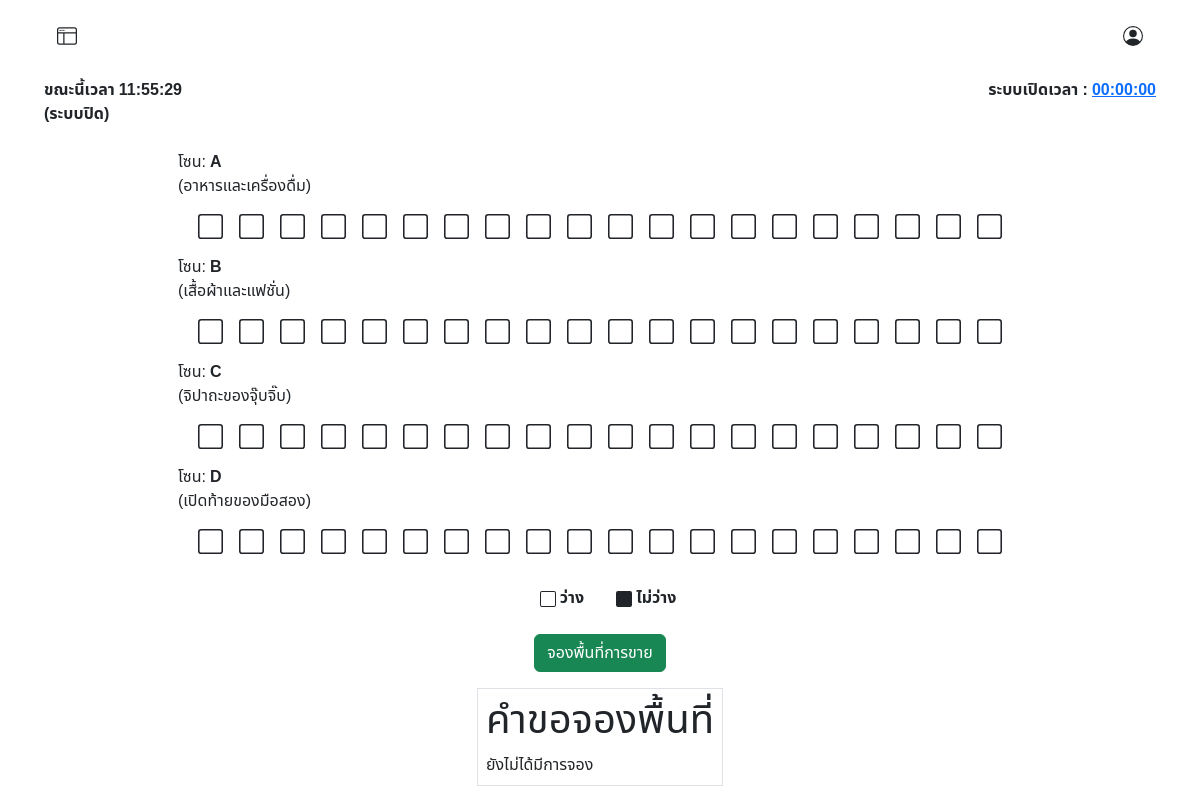
The app's page /user/index.php (signed in), older data.
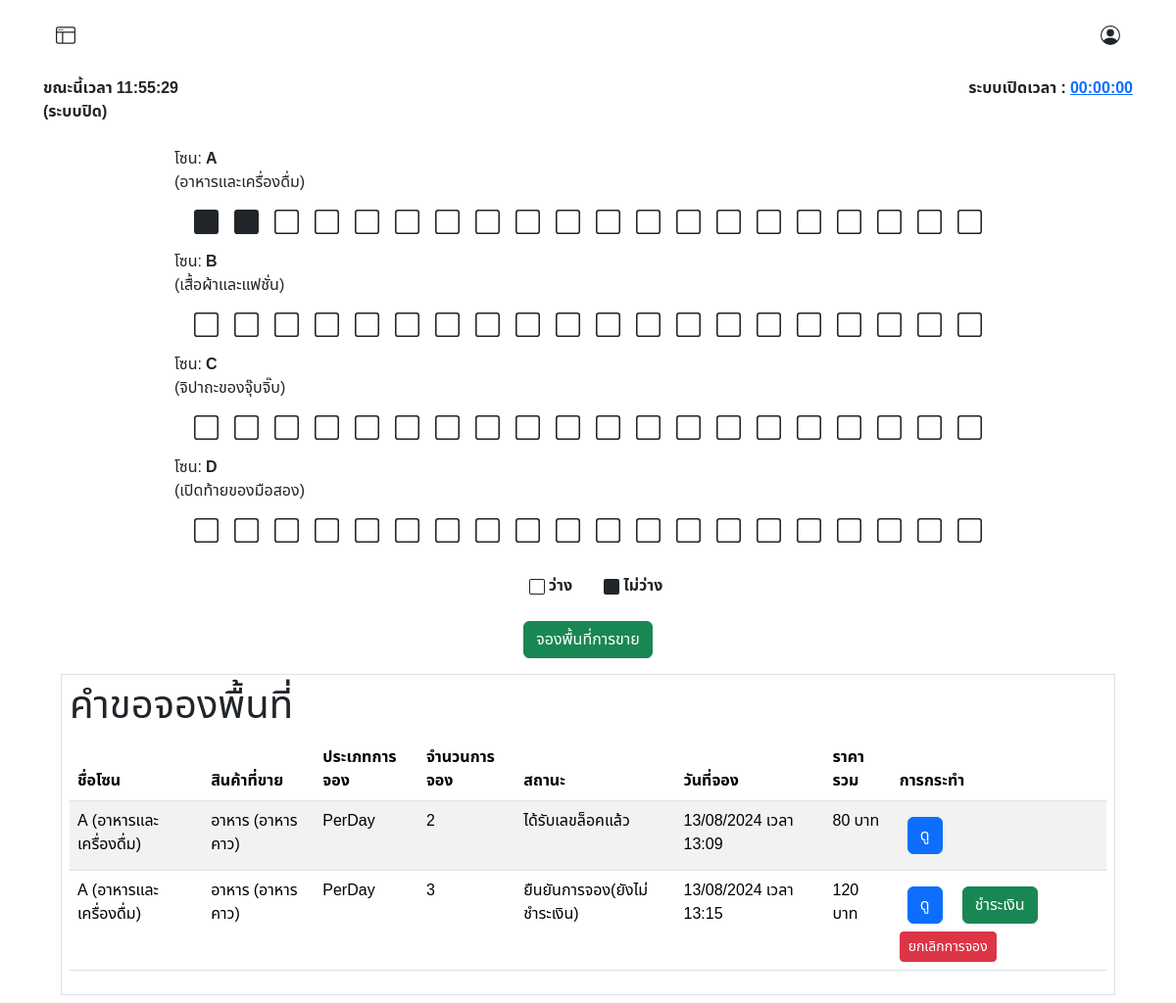
The same page, newer data.
### tables this page shows
CREATE TABLE `zone_detail` (
  `zone_id` int(3) UNSIGNED ZEROFILL NOT NULL COMMENT 'รหัสโซน',
  `zone_name` varchar(50) NOT NULL COMMENT 'ชื่อโซน',
  `zone_detail` varchar(45) NOT NULL,
  `pricePerDate` float DEFAULT NULL COMMENT 'ราคาต่อวัน',
  `pricePerMonth` float DEFAULT NULL COMMENT 'ราคาต่อเดือน'
);

CREATE TABLE `locks` (
  `id_locks` int(11) NOT NULL COMMENT 'ไอดีล็อค',
  `lock_name` varchar(10) NOT NULL COMMENT 'ชื่อเลขล็อต',
  `zone_id` int(3) UNSIGNED ZEROFILL DEFAULT NULL COMMENT 'รหัสประเภทโซน',
  `booking_id` int(10) UNSIGNED ZEROFILL DEFAULT NULL COMMENT 'รหัสการจอง',
  `available` int(3) DEFAULT NULL COMMENT 'สถานะ ว่าง หรือ จองแล้ว '
);

CREATE TABLE `booking` (
  `booking_id` int(10) UNSIGNED ZEROFILL NOT NULL COMMENT 'รหัสการจอง',
  `member_id` int(6) UNSIGNED ZEROFILL DEFAULT NULL COMMENT 'รหัสลูกค้า',
  `booking_status` int(3) UNSIGNED DEFAULT NULL COMMENT 'สถานะการจอง',
  `booking_type` varchar(20) NOT NULL COMMENT 'รายวัน, รายเดือน',
  `zone_id` int(3) UNSIGNED ZEROFILL DEFAULT NULL COMMENT 'รหัสประเภทโซน',
  `booking_amount` int(11) NOT NULL COMMENT 'จำนวนล็อคที่จะจอง',
  `total_price` float NOT NULL COMMENT 'ราคารวม',
  `product_type` int(11) DEFAULT NULL COMMENT 'ประเภทสินค้า',
  `sub_product_type` int(11) NOT NULL,
  `slip_img` varchar(45) DEFAULT NULL,
  `book_lock_number` varchar(45) DEFAULT NULL,
  `booking_date` timestamp NOT NULL DEFAULT current_timestamp() ON UPDATE current_timestamp() COMMENT 'วันเวลาที่จอง',
  `expiration_date` datetime DEFAULT NULL
);

CREATE TABLE `category` (
  `id_category` int(11) NOT NULL,
  `cat_name` varchar(45) NOT NULL
);

CREATE TABLE `sub_category` (
  `idsub_category` int(11) NOT NULL,
  `id_category` int(11) DEFAULT NULL,
  `sub_cat_name` varchar(45) NOT NULL
);

CREATE TABLE `booking_status` (
  `id` int(3) UNSIGNED NOT NULL COMMENT 'รหัสสถานะการจอง',
  `status` varchar(50) NOT NULL COMMENT 'สถานะ'
);

### user/index.php (the view, shortened to what this page needs)
<?php
require("../condb.php");
$user_id = $_SESSION["user_id"];
?>
<!DOCTYPE html>
<html lang="en">
<head>
    <link href="https://cdn.jsdelivr.net/npm/bootstrap@5.3.3/dist/css/bootstrap.min.css" rel="stylesheet">
    <link rel="stylesheet" href="../asset/css/font.css">
</head>
<body>
    <?php
    include('./user_nav.php');
    ?>
    <div class="container mt-4">
        <div class="container ">
            <div class="row d-flex justify-content-center align-item-center">
                <div class="col-12 d-flex flex-wrap justify-content-center align-item-center">
                    <?php
                    $sql = "SELECT * FROM zone_detail ORDER BY zone_name";
                    if ($result = $conn->query($sql)) {
                        if ($result->num_rows > 0) {
                            while ($row = $result->fetch_assoc()) {
                                echo '
                                    <div class="">
                                       <div class="row ">
                                            <div class="col">
                                                <div class="d-flex justify-content-start">
                                                        <div class="">
                                                        <p class="zone_detail"
                                                            data-bs-toggle="tooltip"
                                                            data-bs-placement="right"
                                                            title="รายวัน ' . $row["pricePerDate"] . '฿<br>รายเดือน ' . $row["pricePerMonth"] . '฿">
                                                            โซน: <strong>' . $row["zone_name"] . '</strong><br>(' . $row["zone_detail"] . ')
                                                        </p>
                                                        </div>
                                                </div>
                                        </div>
                                    </div>
                                    ';
                                $sql2 = "SELECT * FROM locks WHERE zone_id = " . $row["zone_id"];
                                if ($result2 = $conn->query($sql2)) {
                                    if ($result2->num_rows > 0) {
                                        echo '<div class="d-flex flex-wrap container-md">';
                                        while ($row2 = $result2->fetch_assoc()) {
                                            echo '<div class="mx-2">';
                                            echo '<p>';
                                            if ($row2["available"] == 0) {
                                                echo '
                                                    <svg xmlns="http://www.w3.org/2000/svg" width="25" height="25" fill="currentColor" class="bi bi-square" viewBox="0 0 16 16">
                                                        <path d="M14 1a1 1 0 0 1 1 1v12a1 1 0 0 1-1 1H2a1 1 0 0 1-1-1V2a1 1 0 0 1 1-1zM2 0a2 2 0 0 0-2 2v12a2 2 0 0 0 2 2h12a2 2 0 0 0 2-2V2a2 2 0 0 0-2-2z"/>
                                                    </svg>';
                                            } else if ($row2["available"] == 1) {
                                                echo '
                                                <svg xmlns="http://www.w3.org/2000/svg" width="25" height="25" fill="currentColor" class="bi bi-square-fill" viewBox="0 0 16 16">
                                                    <path d="M0 2a2 2 0 0 1 2-2h12a2 2 0 0 1 2 2v12a2 2 0 0 1-2 2H2a2 2 0 0 1-2-2z"/>
                                                </svg>';
                                            }
                                            echo '</p>';
                                            echo '</div>';
                                        }
                                        echo '</div>';
                                    } else {
                                        echo "<p>ยังไม่มีการสร้างข้อมูลพื้นที่การขาย</p>";
                                    }
                                } else {
                                    echo "<p>Error in nested query: " . $conn->error . "</p>";
                                }
                            }
                        } else {
                            echo "<p><strong>ยังไม่มีการสร้างข้อมูลพื้นที่การขาย</strong></p>";
                        }
                    } else {
                        echo "<p>Error in main query: " . $conn->error . "</p>";
                    }
                    ?>
                </div>
                <div class="container-md d-flex justify-content-center p-2 m-2">
                    <div class="px-2 mx-2">
                        <svg xmlns="http://www.w3.org/2000/svg" width="16" height="16" fill="currentColor" class="bi bi-square" viewBox="0 0 16 16">
                            <path d="M14 1a1 1 0 0 1 1 1v12a1 1 0 0 1-1 1H2a1 1 0 0 1-1-1V2a1 1 0 0 1 1-1zM2 0a2 2 0 0 0-2 2v12a2 2 0 0 0 2 2h12a2 2 0 0 0 2-2V2a2 2 0 0 0-2-2z" />
                        </svg>
                        <strong>ว่าง</strong>
                    </div>
                    <div class="px-2 mx-2">
                        <svg xmlns="http://www.w3.org/2000/svg" width="16" height="16" fill="currentColor" class="bi bi-square-fill" viewBox="0 0 16 16">
                            <path d="M0 2a2 2 0 0 1 2-2h12a2 2 0 0 1 2 2v12a2 2 0 0 1-2 2H2a2 2 0 0 1-2-2z" />
                        </svg>
                        <strong>ไม่ว่าง</strong>
                    </div>
                </div>
                <div class="col-12 d-flex justify-content-evenly px-3">
                    <button class="btn btn-success m-2" type="button" data-bs-toggle="modal" data-bs-target="#ReserveModal">
                        จองพื้นที่การขาย
                    </button>
                </div>
            </div>
        </div>
    </div>
    <div class="tab-content" id="myTabContent">
        <div class="tab-pane fade show active mt-2 mx-2 p-2 border" id="categort">
            <div>
                <h1>คำขอจองพื้นที่</h1>
            </div>
            <div class="mt-2">
                <?php
                $sql = "SELECT BK.booking_id, ZD.zone_name, ZD.zone_detail, C.cat_name, SC.sub_cat_name, BK.booking_type, BK.booking_amount , BK.booking_status , BK.slip_img, BS.status, BK.booking_date ,BK.total_price
                            FROM booking AS BK
                            INNER JOIN booking_status AS BS ON BK.booking_status = BS.id
                            INNER JOIN category AS C ON BK.product_type = C.id_category
                            INNER JOIN sub_category AS SC ON BK.sub_product_type = SC.idsub_category
                            INNER JOIN zone_detail AS ZD ON BK.zone_id = ZD.zone_id
                            WHERE member_id = $user_id
                            ORDER BY booking_id
                            ";
                $result = $conn->query($sql);
                if ($result->num_rows > 0) {
                    echo "<table class='table table-striped'>";
                    echo "<thead>
                        <tr>
                            <th>ชื่อโซน</th>
                            <th>สินค้าที่ขาย</th>
                            <th>ประเภทการจอง</th>
                            <th>จำนวนการจอง</th>
                            <th>สถานะ</th>
                            <th>วันที่จอง</th>
                            <th>ราคารวม</th>
                            <th>การกระทำ</th>
                        </tr>
                    </thead>";
                    echo "<tbody>";
                    while ($row = $result->fetch_assoc()) {
                        $booking_date = date("d/m/Y เวลา H:i", strtotime($row["booking_date"]));
                        echo "<tr>
                            <td>" . $row["zone_name"] . " (" . $row["zone_detail"] . ")</td>
                            <td>" . $row["cat_name"] . " (" . $row["sub_cat_name"] . ")</td>
                            <td>" . $row["booking_type"] . "</td>
                            <td>" . $row["booking_amount"] . "</td>
                            <td>" . $row["status"] . "</td>
                            <td>" . $booking_date  . "</td>
                            <td>" . $row["total_price"]  . " บาท</td>
                            ";
                        switch ($row["booking_status"]) {
                            case 1:
                                echo "<td>
                                <button class='btn btn-primary m-2' type='button' data-bs-toggle='modal' data-bs-target='#viewBookingModal' data-id='" . $row["booking_id"] . "'>ดู</button>
                                <button class='btn btn-success m-2' type='button' data-bs-toggle='modal' data-bs-target='#PayModal' data-id='" . $row["booking_id"] . "'>ชำระเงิน</button>
                                <a href='#' class='btn btn-sm btn-danger' onclick=\"confirmCancel('" . addslashes($row['booking_id']) . "'); return false;\">ยกเลิกการจอง</a>
                                 </td>";
                                break;
                            case 4:
                                echo " <td>
                                    <button class='btn btn-primary m-2' type='button' data-bs-toggle='modal' data-bs-target='#viewBookingModal' data-id='" . $row["booking_id"] . "'>ดู</button>
                                    </td>";
                                break;
                        }
                        echo " </tr>";
                    }
                    echo "</tbody></table>";
                } else {
                    echo "ยังไม่ได้มีการจอง";
                }
                ?>
            </div>
        </div>
    </div>
</body>
</html>

### user/user_nav.php (shortened to what this page needs)
<nav class="row g-2">
    <div class="col-12 d-flex justify-content-between px-5 py-3">
        <div class="col-4">
            <button class="btn" type="button" data-bs-toggle="offcanvas" data-bs-target="#offcanvasWithBothOptions" aria-controls="offcanvasWithBothOptions">
            </button>
        </div>
        <button class="btn" type="button" data-bs-toggle="modal" data-bs-target="#ProfileModal">
        </button>
    </div>
    <div class="col-12 d-flex justify-content-between px-5">
        <strong>
            <div id="time"></div>
            <div id="#">(ระบบปิด)</div>
        </strong>
        <strong>
            <div id="#">ระบบเปิดเวลา : <a href="#">00:00:00</a></div>
        </strong>
    </div>
</nav>

Row changes from the older to the newer data that the page shows:
changed locks (number 1 of 80 on the later page): available 0 → 1 (drawn)
changed locks (number 2 of 80 on the later page): available 0 → 1 (drawn)
added booking: zone.zone_name "A", zone.zone_detail "อาหารและเครื่องดื่ม", product_type.cat_name "อาหาร", sub_category.sub_cat_name "อาหารคาว", booking_type "PerDay", booking_amount "2", booking_status.status "ได้รับเลขล็อคแล้ว", booking_date "13/08/2024 เวลา 13:09", total_price "80"
added booking: zone.zone_name "A", zone.zone_detail "อาหารและเครื่องดื่ม", product_type.cat_name "อาหาร", sub_category.sub_cat_name "อาหารคาว", booking_type "PerDay", booking_amount "3", booking_status.status "ยืนยันการจอง(ยังไม่ชำระเงิน)", booking_date "13/08/2024 เวลา 13:15", total_price "120"
Text that changed along with them:
text no longer shown: "ยังไม่ได้มีการจอง"
text now shown: "ชื่อโซน สินค้าที่ขาย ประเภทการจอง จำนวนการจอง สถานะ วันที่จอง ราคารวม การกระทำ"
